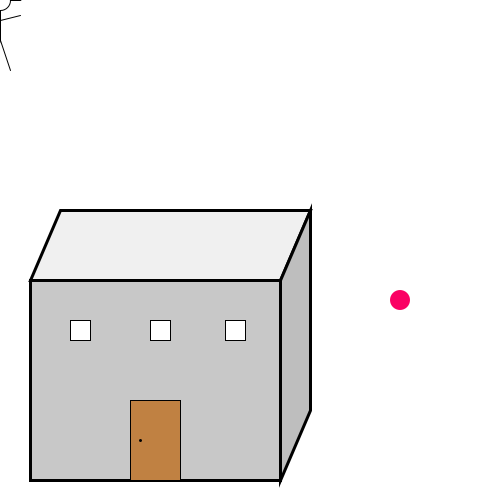
Frame 1 (no input)
Frame 60 (the mouse pressed at the canvas centre just before this capture): identical to frame 1, image omitted
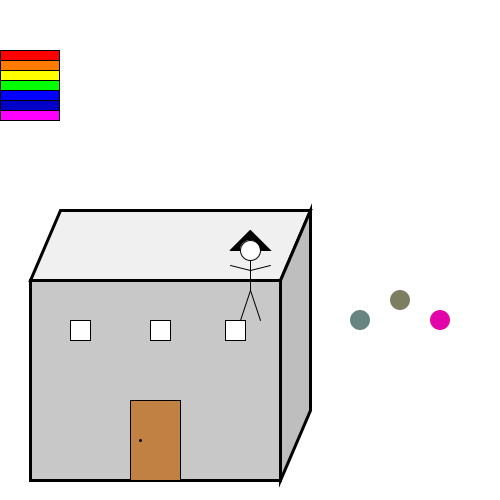
Frame 120 (the mouse held since frame 60 and released just before this capture)

The Processing sketch that drew these frames (run headless with seeded random() and noise(); from frame 60 on, the mouse is pressed at the canvas centre):

// Processing sketch: processing_38160
// ── processing_38160.pde

//declare!
int rightX=0;


void setup() {
  size(500, 500);
  smooth(); 
  background(255);
}

void draw() {
  {
    background(255);  
    smooth();
    stroke(0);
    noCursor();

    //apartment
    strokeWeight(3);
    fill(200);
    rect(30, 280, 250, 200); //wall
    fill(240);
    quad(30, 280, 280, 280, 310, 210, 60, 210); //ceiling
    fill(190);
    quad(280, 280, 310, 210, 310, 410, 280, 480); //sidewall

    //windows
    fill(255);
    strokeWeight(1);
    rect(70, 320, 20, 20); //left 
    rect(150, 320, 20, 20);//middle 
    rect(225, 320, 20, 20);//right 

    //frontdoor
    strokeWeight(1);
    fill(192, 129, 66);
    rect(130, 400, 50, 80);

    //doorknob
    strokeWeight(3);
    point(140, 440);

    //myself moving
    //my nigiri hair
    strokeWeight(1);
    fill(0);
    triangle(mouseX, mouseY-20, mouseX-20, mouseY, mouseX+20, mouseY);
    //my face
    fill(255);
    ellipse(mouseX, mouseY, 20, 20);
    //my body
    line(mouseX, mouseY+10, mouseX, mouseY+40);
    //my arms
    line(mouseX, mouseY+20, mouseX-20, mouseY+15);//left
    line(mouseX, mouseY+20, mouseX+20, mouseY+15);//right
    //my legs
    line(mouseX, mouseY+40, mouseX-10, mouseY+70);//left
    line(mouseX, mouseY+40, mouseX+10, mouseY+70);//right
    //my hair
    /*this is previous code of myself
     strokeWeight(1);
     fill(0);
     triangle(400,360,380,380,420,380);
     
     //my face
     fill(255);
     ellipse(400,380,20,20);
     //my body
     line(400,390,400,420);
     //my arms
     line(400,400,380,395);//left
     line(400,400,420,395);//right
     
     //my legs
     line(400,420,390,450);//left
     line(400,420,410,450);//right
     */

    //happiness
    noStroke();
    fill(250-mouseX/2, mouseY/2, 100, height);
    ellipse(400, 300, 20, 20);//middle
    fill(100, 255-mouseX/2, mouseY/2, mouseY);
    ellipse(360, 320, 20, 20);//left
    fill(100+mouseY/2, 0, 250-mouseX/3, mouseY);
    ellipse(440, 320, 20, 20);//right

    if (keyPressed) {
      //if (keyPressed) {
      //new happiness
      fill(250-mouseX/2, mouseY/2, 100, height);
      ellipse(300, 200, 20, 20);//middle
      fill(100, 255-mouseX/2, mouseY/2, mouseY);
      ellipse(260, 120, 20, 20);//left
      fill(100+mouseY/2, 0, 250-mouseX/3, mouseY);
      ellipse(340, 220, 20, 20);//right

      //opened door
      strokeWeight(1);
      fill(192, 129, 66);
      quad(180, 400, 180, 480, 215, 500, 215, 420);

      //inside door
      fill(0);
      rect(130, 400, 50, 80);

      //rect for erase previous happiness
      fill(255);
      stroke(255);
      rect(350, 280, 100, 60);
    }

    //mouseclicking rainbow
    if (mousePressed) {
      stroke(0);

      fill(255, 0, 0);
      rect(0, 50, rightX, 10);//red

      fill(255, 122, 0);
      rect(0, 60, rightX, 10); //orange

      fill(255, 255, 0);
      rect(0, 70, rightX, 10);//yellow

      fill(0, 255, 0);
      rect(0, 80, rightX, 10); //green

      fill(0, 0, 255);
      rect(0, 90, rightX, 10);//blue

      fill(0, 0, 200); 
      rect(0, 100, rightX, 10); //dark blue

      fill(255, 0, 255);
      rect(0, 110, rightX, 10);//violet

      rightX=rightX+1;

      println("Apartment Hunting Success!!");
    }
  }
}
